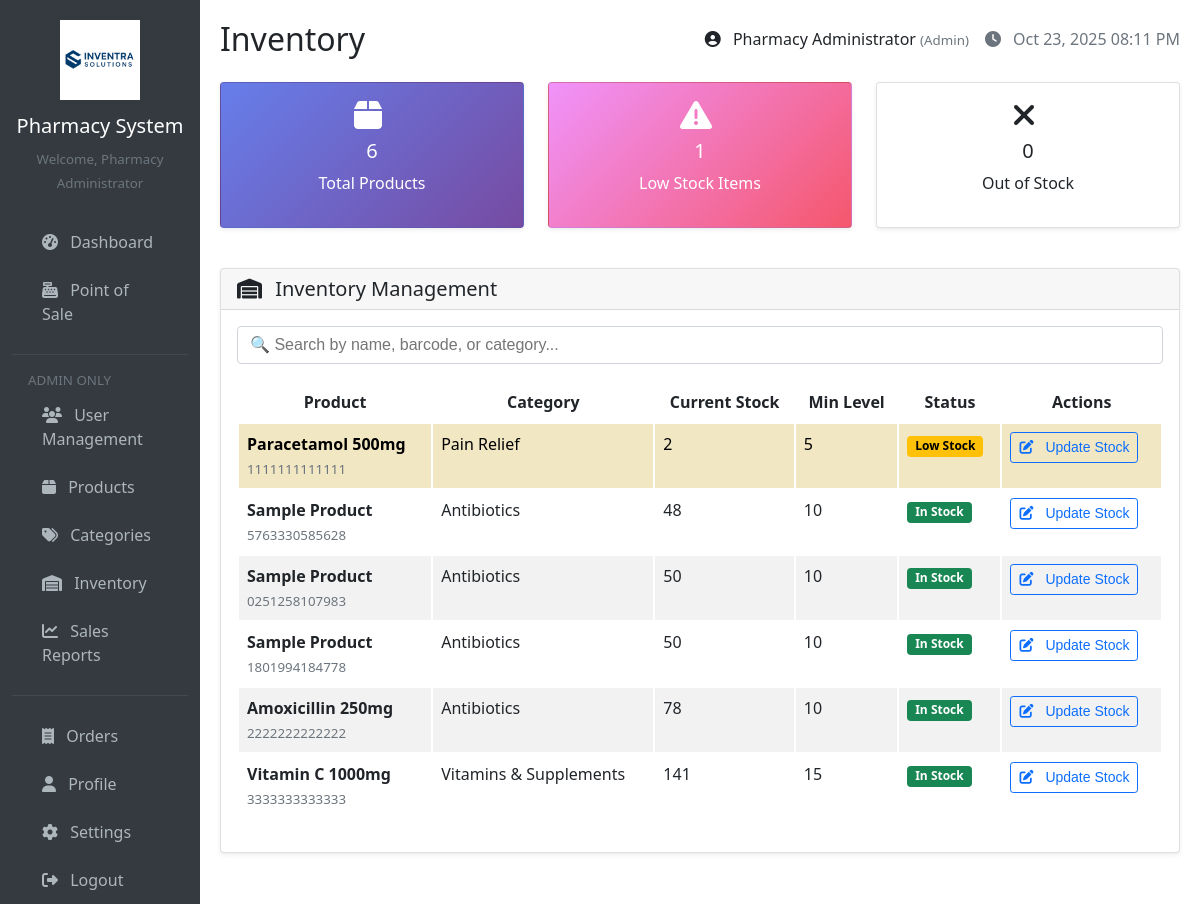
Page /pages/inventory.php (signed in) on the earlier database version.
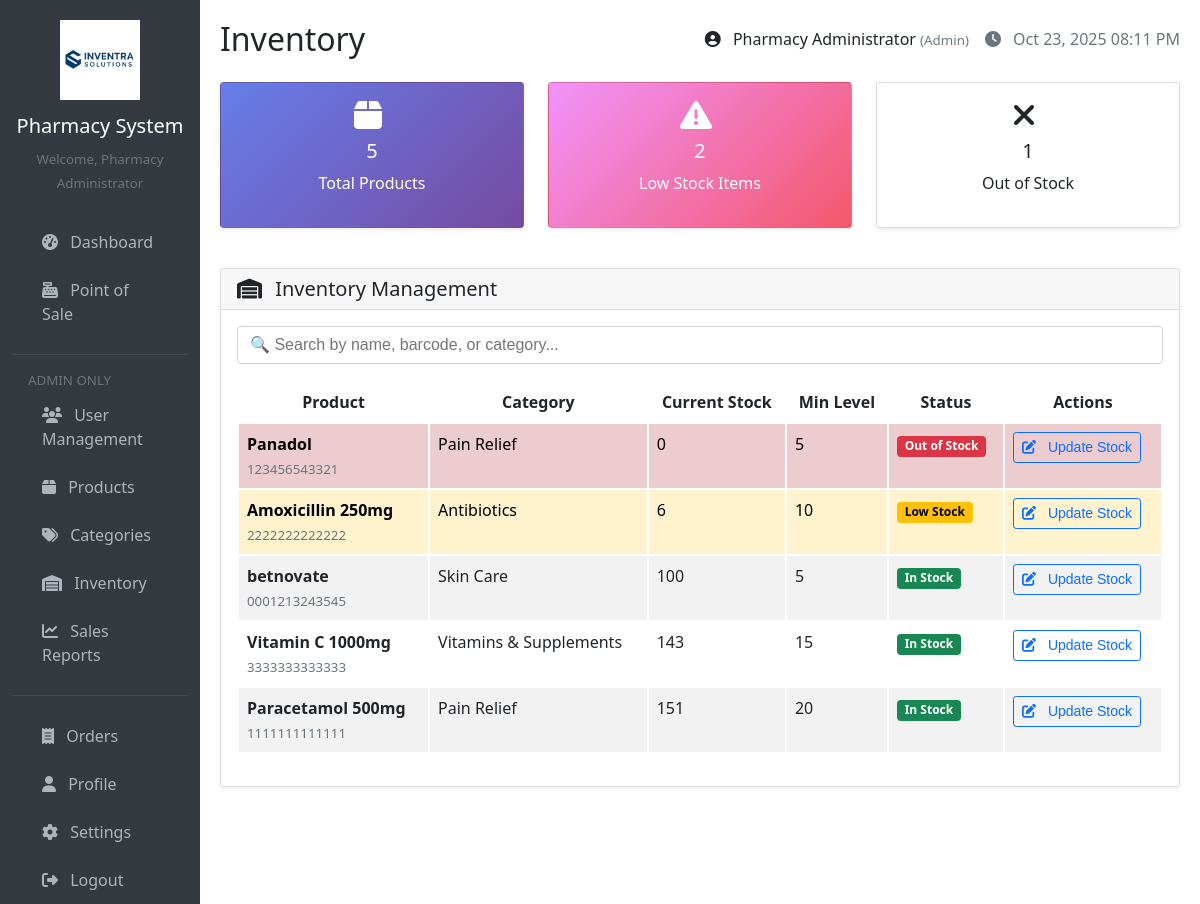
Same page on the later database version.
### tables this page shows
CREATE TABLE `products` (
  `id` int(11) NOT NULL,
  `name` varchar(200) NOT NULL,
  `barcode` varchar(100) DEFAULT NULL,
  `category_id` int(11) DEFAULT NULL,
  `price` decimal(10,2) NOT NULL,
  `cost` decimal(10,2) NOT NULL,
  `stock_quantity` int(11) DEFAULT 0,
  `min_stock_level` int(11) DEFAULT 5,
  `expiry_date` date NOT NULL,
  `manufacturing_date` date DEFAULT NULL,
  `manufacturer` varchar(255) NOT NULL,
  `description` text DEFAULT NULL,
  `created_at` timestamp NOT NULL DEFAULT current_timestamp(),
  `updated_at` timestamp NOT NULL DEFAULT current_timestamp() ON UPDATE current_timestamp(),
  `is_active` tinyint(1) NOT NULL DEFAULT 1,
  `is_deleted` tinyint(1) DEFAULT 0,
  `deleted_at` timestamp NULL DEFAULT NULL,
  `deleted_by` int(11) DEFAULT NULL
);

CREATE TABLE `categories` (
  `id` int(11) NOT NULL,
  `name` varchar(100) NOT NULL,
  `description` text DEFAULT NULL,
  `created_at` timestamp NOT NULL DEFAULT current_timestamp(),
  `updated_at` timestamp NOT NULL DEFAULT current_timestamp() ON UPDATE current_timestamp()
);

### includes/functions.php (called while the page is built, shortened)
<?php
function sanitizeInput($data) {
    return htmlspecialchars(trim($data), ENT_QUOTES, 'UTF-8');
}
?>

### includes/auth.php (called while the page is built, shortened)
<?php
function isAdmin() {
    return isset($_SESSION['role']) && $_SESSION['role'] === 'admin';
}
?>

### config/database.php (called while the page is built, shortened)
<?php
function getConnection() {
    $connection = new mysqli(DB_HOST, DB_USER, DB_PASS, DB_NAME);
    $connection->set_charset("utf8");
    return $connection;
}
function executeQuery($query, $types = '', $params = []) {
    $conn = getConnection();
    $stmt = $conn->prepare($query);
    $stmt->execute();
    $result = $stmt->get_result();
    if ($result) {
        $data = $result->fetch_all(MYSQLI_ASSOC);
        return $data;
    }
    return false;
}
?>

### pages/inventory.php (the view, shortened to what this page needs)
<?php
require_once '../includes/header.php';
$products = executeQuery("
    SELECT p.*, c.name as category_name
    FROM products p
    LEFT JOIN categories c ON p.category_id = c.id
    ORDER BY
        CASE WHEN p.stock_quantity <= p.min_stock_level THEN 0 ELSE 1 END,
        p.stock_quantity ASC,
        p.name ASC
");
$lowStockProducts = array_filter($products, function($product) {
    return $product['stock_quantity'] <= $product['min_stock_level'];
});
$totalProducts = count($products);
$lowStockCount = count($lowStockProducts);
$outOfStockCount = count(array_filter($products, function($product) {
    return $product['stock_quantity'] <= 0;
}));
?>
<div class="row mb-4">
    <div class="col-md-4 mb-3">
        <div class="card stats-card h-100">
            <div class="card-body text-center">
                <i class="fas fa-box fa-2x mb-2"></i>
                <h5 class="card-title"><?php echo $totalProducts; ?></h5>
                <p class="card-text">Total Products</p>
            </div>
        </div>
    </div>
    <div class="col-md-4 mb-3">
        <div class="card stats-card-warning h-100">
            <div class="card-body text-center">
                <i class="fas fa-exclamation-triangle fa-2x mb-2"></i>
                <h5 class="card-title"><?php echo $lowStockCount; ?></h5>
                <p class="card-text">Low Stock Items</p>
            </div>
        </div>
    </div>
    <div class="col-md-4 mb-3">
        <div class="card stats-card-danger h-100">
            <div class="card-body text-center">
                <i class="fas fa-times-circle fa-2x mb-2"></i>
                <h5 class="card-title"><?php echo $outOfStockCount; ?></h5>
                <p class="card-text">Out of Stock</p>
            </div>
        </div>
    </div>
</div>
<div class="card">
    <div class="card-header">
        <h5 class="card-title mb-0">
            <i class="fas fa-warehouse"></i> Inventory Management
        </h5>
    </div>
   <div class="card-body">
    <div class="mb-3">
        <input type="text" id="liveSearch" class="form-control" placeholder="🔍 Search by name, barcode, or category...">
    </div>
    <div class="table-responsive">
        <table class="table table-striped">
            <thead>
                <tr>
                    <th>Product</th>
                    <th>Category</th>
                    <th>Current Stock</th>
                    <th>Min Level</th>
                    <th>Status</th>
                    <th>Actions</th>
                </tr>
            </thead>
            <tbody id="inventoryTable">
                <?php if (empty($products)): ?>
                    <tr>
                        <td colspan="6" class="text-center py-4">
                            <i class="fas fa-box fa-3x text-muted mb-3"></i>
                            <h5 class="text-muted">No products found</h5>
                            <a href="products.php" class="btn btn-primary">Add Products</a>
                        </td>
                    </tr>
                <?php else: ?>
                    <?php foreach ($products as $product): ?>
                        <tr class="<?php echo $product['stock_quantity'] <= 0 ? 'table-danger' : ($product['stock_quantity'] <= $product['min_stock_level'] ? 'table-warning' : ''); ?>">
                            <td>
                                <strong><?php echo sanitizeInput($product['name']); ?></strong><br>
                                <small class="text-muted"><?php echo sanitizeInput($product['barcode']); ?></small>
                            </td>
                            <td><?php echo $product['category_name'] ? sanitizeInput($product['category_name']) : '<span class="text-muted">Uncategorized</span>'; ?></td>
                            <td><?php echo $product['stock_quantity']; ?></td>
                            <td><?php echo $product['min_stock_level']; ?></td>
                            <td>
                                <?php if ($product['stock_quantity'] <= 0): ?>
                                    <span class="badge bg-danger">Out of Stock</span>
                                <?php elseif ($product['stock_quantity'] <= $product['min_stock_level']): ?>
                                    <span class="badge bg-warning">Low Stock</span>
                                <?php else: ?>
                                    <span class="badge bg-success">In Stock</span>
                                <?php endif; ?>
                            </td>
                            <td>
                                <button type="button" class="btn btn-outline-primary btn-sm"
                                        data-bs-toggle="modal"
                                        data-bs-target="#stockModal<?php echo $product['id']; ?>">
                                    <i class="fas fa-edit"></i> Update Stock
                                </button>
                            </td>
                        </tr>
                    <?php endforeach; ?>
                <?php endif; ?>
            </tbody>
        </table>
    </div>
</div>
</div>
<?php require_once '../includes/footer.php'; ?>

### includes/header.php (shortened to what this page needs)
<!DOCTYPE html>
<html lang="en">
<head>
    <link rel="stylesheet" href="https://cdnjs.cloudflare.com/ajax/libs/font-awesome/6.4.0/css/all.min.css">
</head>
<body>
    <div class="container-fluid">
        <div class="row">
            <div class="col-md-3 col-lg-2 sidebar">
                <div class="text-center mb-4">
                    <img src="../assets/logo.jpg" width="80" alt="Pharmacy Logo" class="mb-2 rounded-circle border border-white">
                    <h5 style="color: white;">Pharmacy System</h5>
                    <small class="text-muted">Welcome, <?php echo sanitizeInput($_SESSION['full_name']); ?></small>
                </div>
                <nav class="nav flex-column">
                    <a class="nav-link" href="dashboard.php">
                        <i class="fas fa-tachometer-alt"></i> Dashboard
                    </a>
                    <a class="nav-link" href="pos.php">
                        <i class="fas fa-cash-register"></i> Point of Sale
                    </a>
                    <?php if (isAdmin()): ?>
                    <hr class="text-muted">
                    <small class="text-muted px-3">ADMIN ONLY</small>
                    <a class="nav-link" href="users.php">
                        <i class="fas fa-users"></i> User Management
                    </a>
                    <a class="nav-link" href="products.php">
                        <i class="fas fa-box"></i> Products
                    </a>
                    <a class="nav-link" href="categories.php">
                        <i class="fas fa-tags"></i> Categories
                    </a>
                    <a class="nav-link" href="inventory.php">
                        <i class="fas fa-warehouse"></i> Inventory
                    </a>
                    <a class="nav-link" href="sales_report.php">
                        <i class="fas fa-chart-line"></i> Sales Reports
                    </a>
                    <?php endif; ?>
                    <hr class="text-muted">
                    <a class="nav-link" href="orders.php">
                        <i class="fas fa-receipt"></i> Orders
                    </a>
                    <a class="nav-link" href="profile.php">
                        <i class="fas fa-user"></i> Profile
                    </a>
                    <a class="nav-link" href="settings.php">
                        <i class="fas fa-cog"></i> Settings
                    </a>
                    <a class="nav-link" href="logout.php">
                        <i class="fas fa-sign-out-alt"></i> Logout
                    </a>
                </nav>
            </div>
            <div class="col-md-9 col-lg-10 main-content">
                <div class="d-flex justify-content-between align-items-center mb-4">
                    <h2 class="h4 mb-0"><?php echo ucfirst(basename($_SERVER['PHP_SELF'], '.php')); ?></h2>
                    <div class="d-flex align-items-center">
                        <span class="me-3">
                            <i class="fas fa-user-circle"></i> <?php echo sanitizeInput($_SESSION['full_name']); ?>
                            <small class="text-muted">(<?php echo ucfirst($_SESSION['role']); ?>)</small>
                        </span>
                        <span class="text-muted">
                            <i class="fas fa-clock"></i> <?php echo date('M d, Y h:i A'); ?>
                        </span>
                    </div>
                </div>

### includes/footer.php (shortened to what this page needs)
</div>
        </div>
    </div>
</body>
</html>

### pages/inventory.php (style rules this page uses)
.fa-times-circle::before { content: "❌"; }

Differences in the rows shown:
removed products: name "Sample Product", barcode "5763330585628", category.name "Antibiotics", stock_quantity "48", min_stock_level "10", shows "In Stock"
removed products: name "Sample Product", barcode "0251258107983", category.name "Antibiotics", stock_quantity "50", min_stock_level "10", shows "In Stock"
removed products: name "Sample Product", barcode "1801994184778", category.name "Antibiotics", stock_quantity "50", min_stock_level "10", shows "In Stock"
added products: name "Panadol", barcode "123456543321", category.name "Pain Relief", stock_quantity "0", min_stock_level "5", shows "Out of Stock"
changed products "Amoxicillin 250mg": stock_quantity "78" → "6"; stock_quantity "In Stock" → "Low Stock"
added products: name "betnovate", barcode "0001213243545", category.name "Skin Care", stock_quantity "100", min_stock_level "5", shows "In Stock"
changed products "Vitamin C 1000mg": stock_quantity "141" → "143"
changed products "Paracetamol 500mg": stock_quantity "2" → "151"; min_stock_level "5" → "20"; stock_quantity "Low Stock" → "In Stock"; moves down the list
Other differences:
$totalProducts: "6" → "5"
$lowStockCount: "1" → "2"
$outOfStockCount: "0" → "1"
